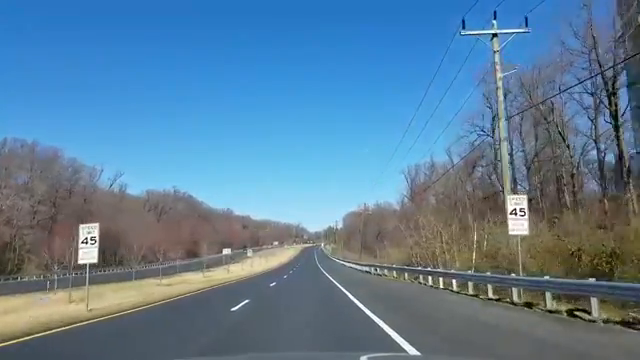
#> input picture frame 89 of videoplayback(360p).mp4, 640 x 360 px
$ python Video_Sobel_01.py   (older library calls are emulated)
#> lines starting #> are read from the running program, lines starting #| are printed output that depends on the picture; after the words box and inside, x2 and y2 are one past the last pixel; in counts of white or black regions, pixels touching at a corner belong together
import cv2
import numpy as np

cap = cv2.VideoCapture('videoplayback(360p).mp4')

while True:

    ret, frame = cap.read()
#> frame is the input picture: shape (360, 640, 3); mean B, G, R 152.6, 126.3, 92
    gray = cv2.cvtColor(frame, cv2.COLOR_BGR2GRAY)
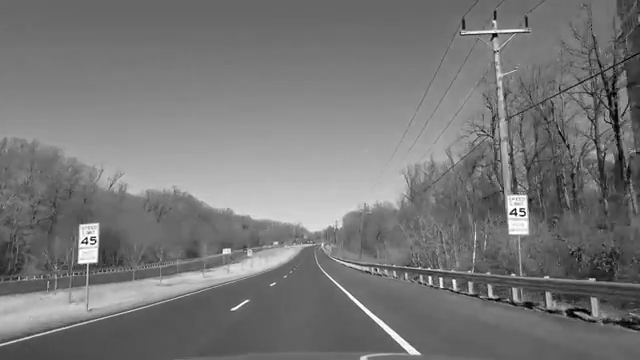
#> gray: shape (360, 640); min 0, max 255, mean 119.1

    # Calculation of Sobelx
    sobelx = cv2.Sobel(gray,cv2.CV_64F,1,0,ksize=5)
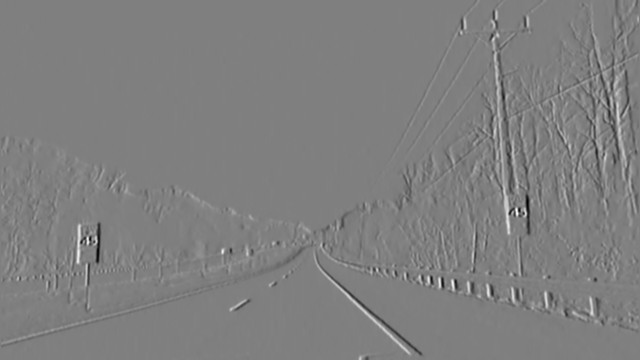
#> sobelx: shape (360, 640) float64; min -8264, max 8246, mean -8.4; drawn with min black and max white

    # Calculation of Sobely
    sobely = cv2.Sobel(gray,cv2.CV_64F,0,1,ksize=5)
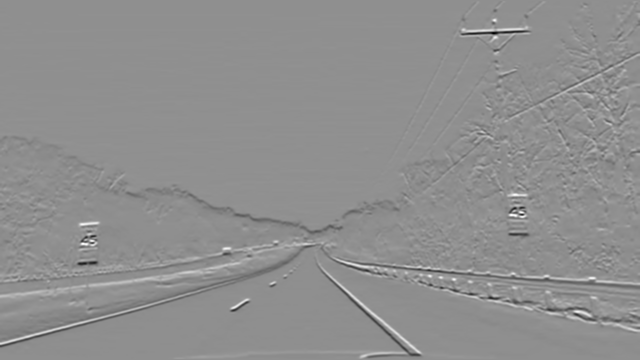
#> sobely: shape (360, 640) float64; min -10080, max 7856, mean -2.2; drawn with min black and max white

    # Calculation of Laplacian
    laplacian = cv2.Laplacian(gray,cv2.CV_64F)
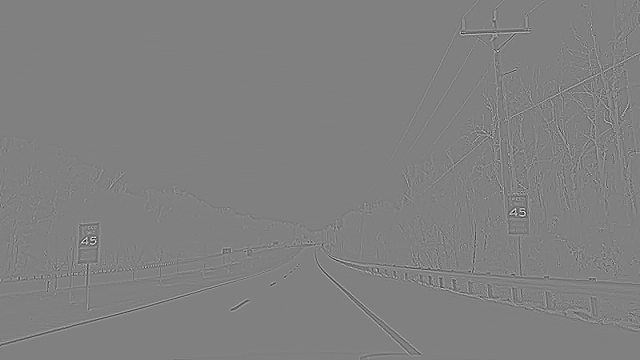
#> laplacian: shape (360, 640) float64; min -418, max 411, mean 0; drawn with min black and max white

    cv2.imshow('sobelx',sobelx)
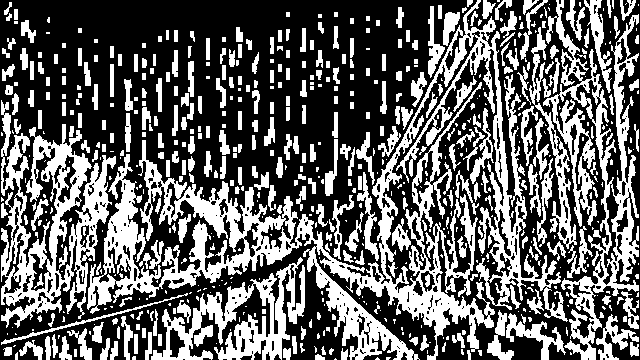
#> window 'sobelx': shape (360, 640); 38.6% white; 653 white regions (299 under 20 px), largest, box (x1, y1, x2, y2) and area: (87, 0, 568, 360) 30552, (1, 100, 116, 328) 9557, (543, 0, 639, 360) 9264
    cv2.imshow('sobely',sobely)
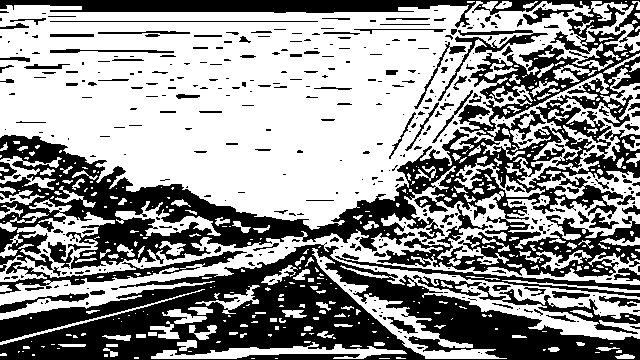
#> window 'sobely': shape (360, 640); 57.8% white; 434 black regions (306 under 20 px), largest, box (x1, y1, x2, y2) and area: (0, 0, 640, 277) 48649, (0, 242, 640, 360) 32244, (0, 251, 247, 294) 1833
    cv2.imshow('laplacian',laplacian)
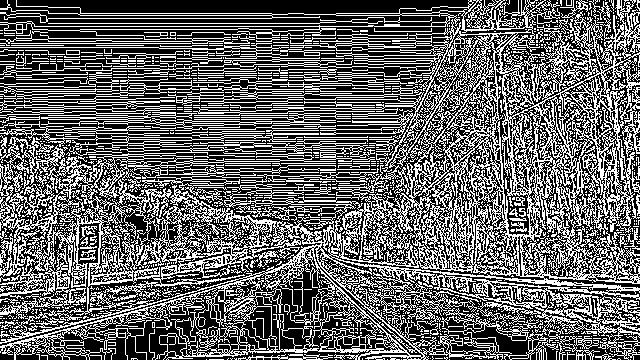
#> window 'laplacian': shape (360, 640); 39.7% white in thin lines or dots
    if cv2.waitKey(1) & 0xFF == ord('q'):
#> (key q is pressed here)
        break

cap.release()
cv2.destroyAllWindows()

$ run again, starting later in the video
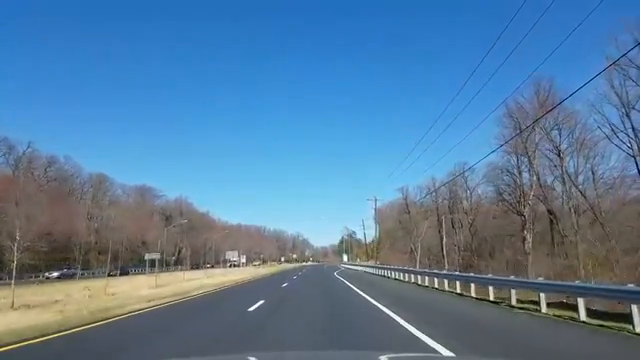
#> input picture frame 400 of videoplayback(360p).mp4, 640 x 360 px
#> frame is the input picture: shape (360, 640, 3); mean B, G, R 157.4, 124.8, 87.1
#> `cv2.imshow('sobelx',sobelx)`:
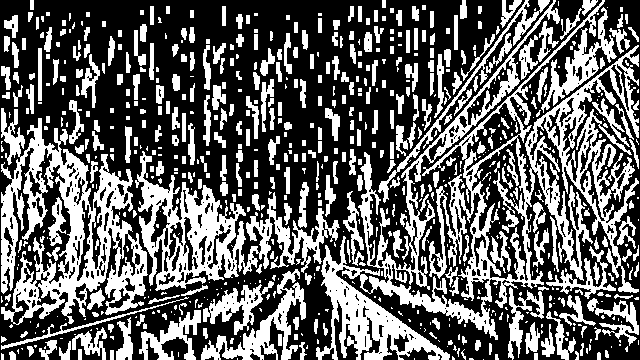
#> window 'sobelx': shape (360, 640); 38.7% white; 746 white regions (364 under 20 px), largest, box (x1, y1, x2, y2) and area: (316, 0, 639, 360) 26028, (1, 108, 148, 325) 12701, (135, 151, 340, 291) 8407
#> `cv2.imshow('laplacian',laplacian)`:
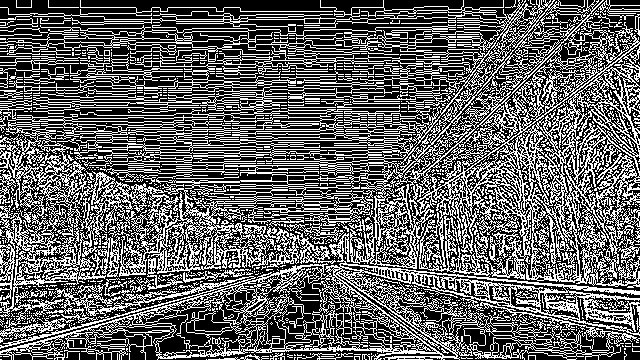
#> window 'laplacian': shape (360, 640); 38.8% white in thin lines or dots

$ run again, starting later in the video
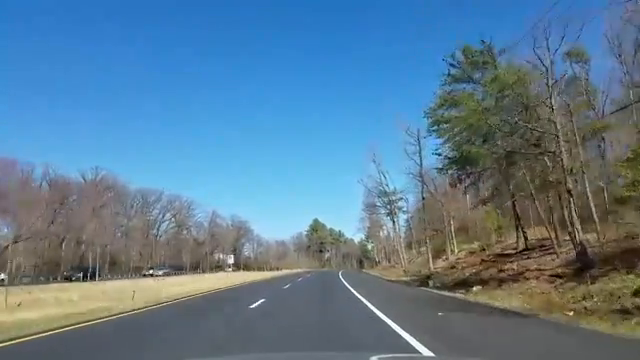
#> input picture frame 712 of videoplayback(360p).mp4, 640 x 360 px
#> frame is the input picture: shape (360, 640, 3); mean B, G, R 147.1, 124.2, 92.2
#> `cv2.imshow('sobelx',sobelx)`:
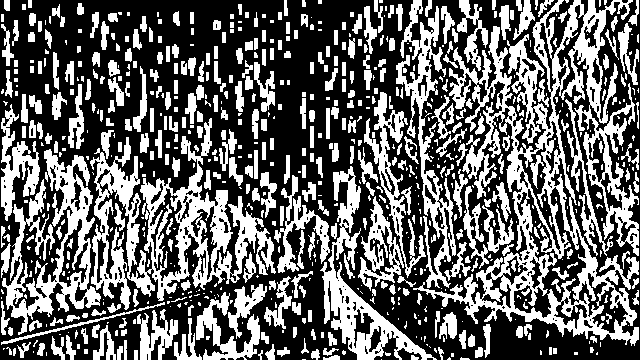
#> window 'sobelx': shape (360, 640); 39.9% white; 736 white regions (353 under 20 px), largest, box (x1, y1, x2, y2) and area: (413, 0, 639, 346) 21769, (90, 118, 276, 310) 10952, (2, 149, 101, 335) 6087
#> `cv2.imshow('laplacian',laplacian)`:
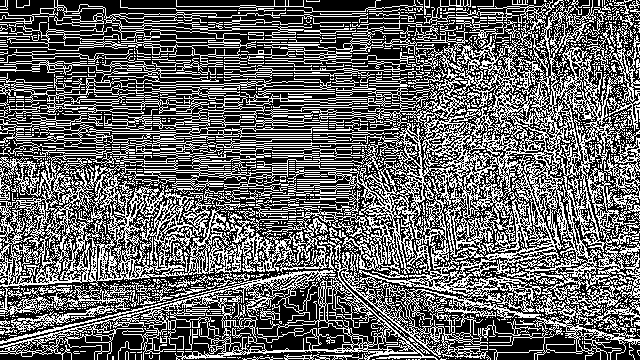
#> window 'laplacian': shape (360, 640); 39.5% white in thin lines or dots
